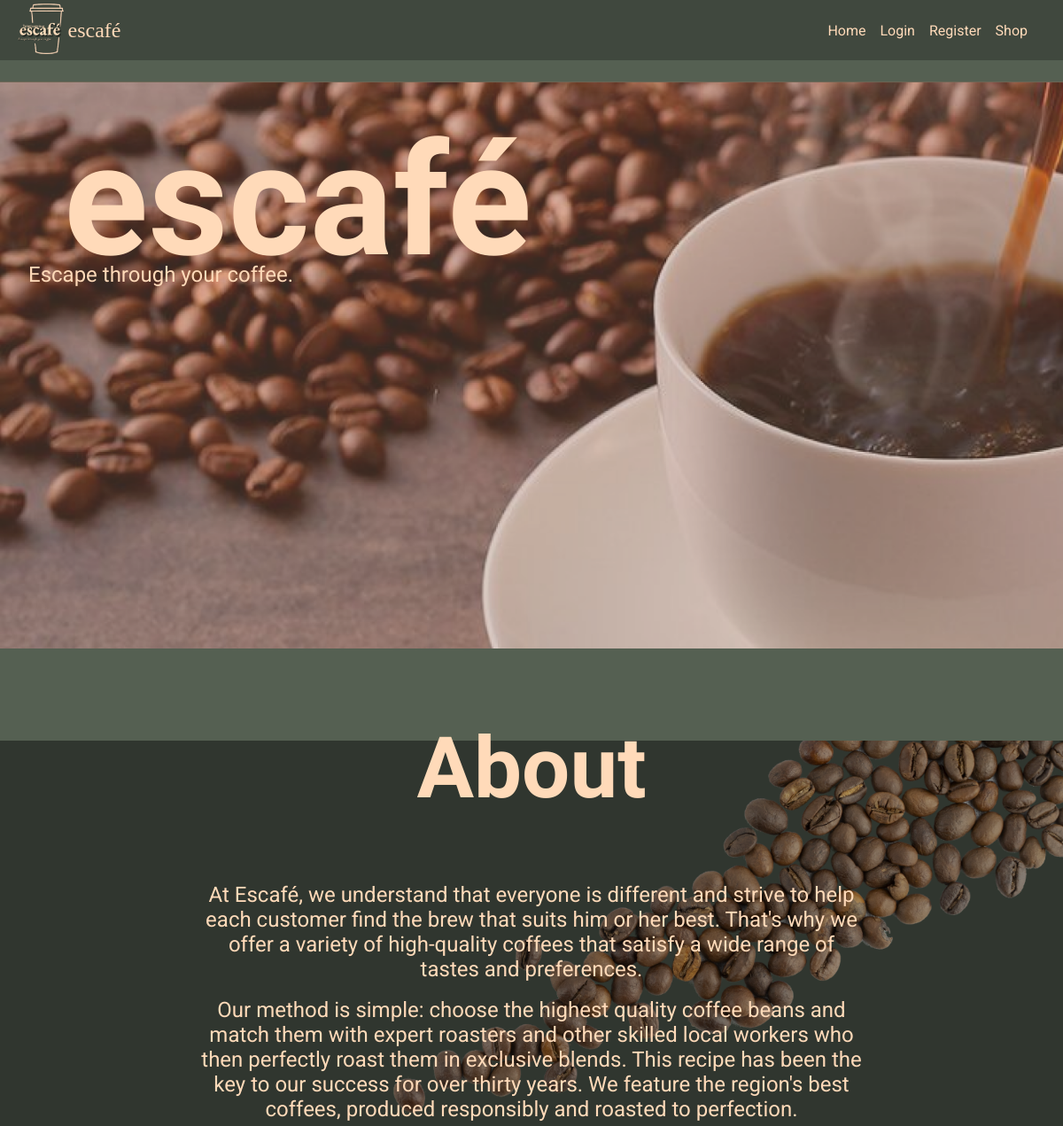
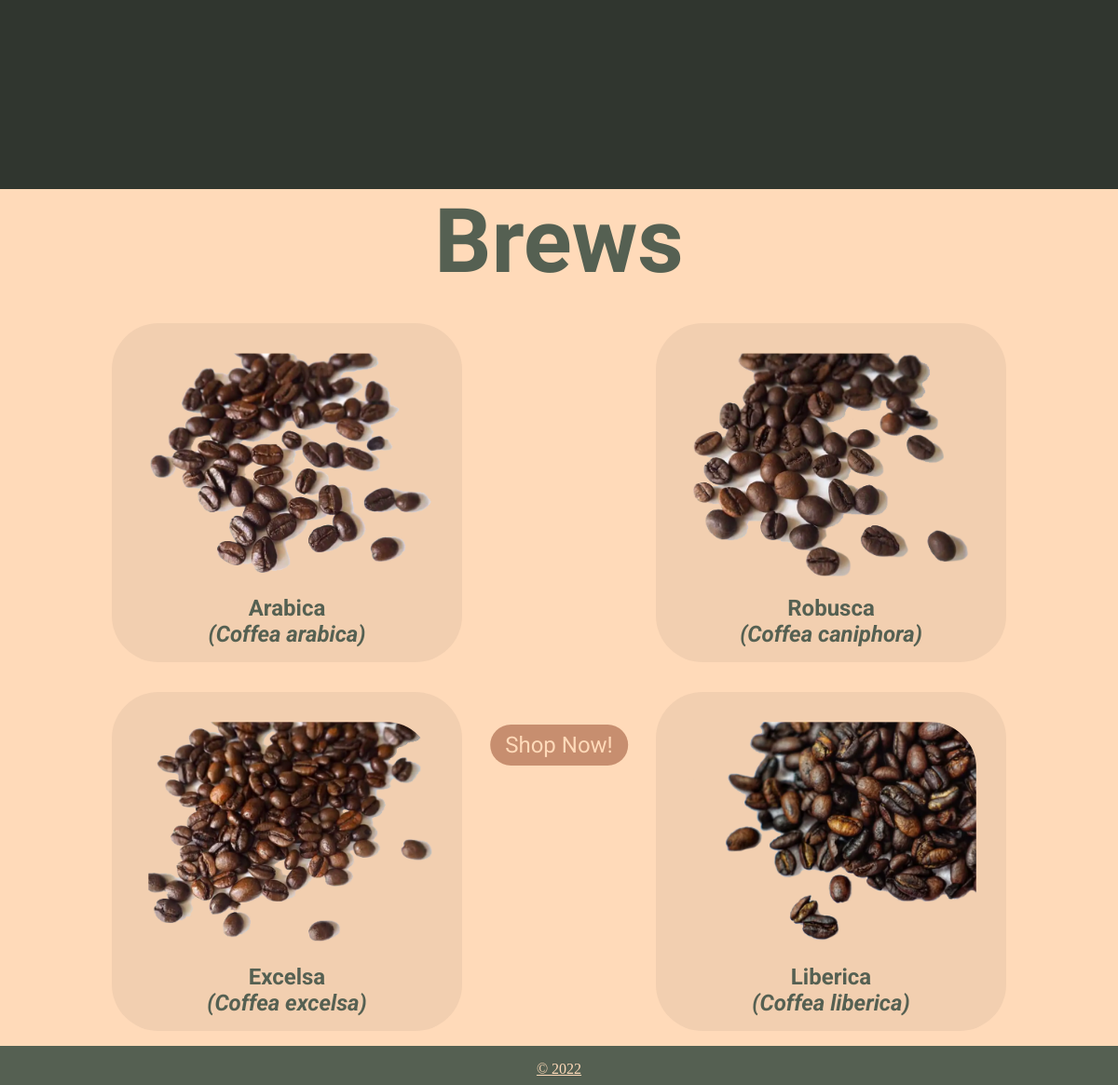
The page /pages/index.php on the database its author committed (2 pictures, top to bottom).
### tables this page shows
CREATE TABLE `sitesettings` (
  `siteName` varchar(100) NOT NULL,
  `siteLogo` varchar(255) NOT NULL,
  `balance` double NOT NULL
);

### connect/config.php (called while the page is built, shortened)
<?php
     $pdo = new PDO('mysql:host=localhost;port=3306;dbname=escafe','root','');
     $pdo->setAttribute(PDO::ATTR_DEFAULT_FETCH_MODE, PDO::FETCH_ASSOC);
     $pdo -> setAttribute(PDO::ATTR_ERRMODE, PDO::ERRMODE_EXCEPTION);
     $statement = $pdo -> prepare ("SELECT * FROM sitesettings");
     $statement -> execute([]);
     $site = $statement -> fetch(0);
     $siteName = $site['siteName'];
     $siteLogo = $site['siteLogo'];
?>

### pages/index.php (the view, shortened to what this page needs)
<!DOCTYPE html>
<html lang="en">
<head>
    <link rel="stylesheet" href="../css/index.css">
</head>
<body>
    <?php include './user-header.php' ?>
    <main>
        <div class="hero">
            <div class="backdrop">
                <div class="hero-content">
                    <h1><?php echo $siteName; ?></h1>
                    <p>Escape through your coffee.</p>
                    <a href="./shop.php">Shop Now!</a>
                </div>
            </div>
        </div>
        <div class="about">
            <div class="about-backdrop">
                <div class="about-title">
                    <h1>About</h1>
                </div>
                <div class="about-content">
                    <p>At Escafé, we understand that everyone is different and strive to help each customer find the brew that suits him or her best. That&apos;s why we offer a variety of high-quality coffees that satisfy a wide range of tastes and preferences.</p>
                    <br>
                    <p>Our method is simple: choose the highest  quality coffee beans and match them with expert roasters and other skilled local workers who then perfectly roast them in exclusive blends.
                        This recipe has been the key to our success for over thirty years. We feature the region&apos;s best coffees, produced responsibly and roasted to perfection.</p>
                </div>
            </div>
        </div>
        <div class="brews">
            <h1>Brews</h1>
            <div class="brews-contents">
                <div class="coffee">
                    <div class="coffee-img">
                        <img src="../img/index/arabica.png" alt="arabica">
                    </div>
                    <div class="coffee-name">
                        <p class="name">Arabica</p>
                        <p class="latin">(Coffea arabica)</p>
                    </div>
                </div>
                <div class="coffee">
                    <div class="coffee-img">
                        <img src="../img/index/robusca.png" alt="robusca">
                    </div>
                    <div class="coffee-name">
                        <p class="name">Robusca</p>
                        <p class="latin">(Coffea caniphora)</p>
                    </div>
                </div>
                <div class="coffee">
                    <div class="coffee-img">
                        <img src="../img/index/exelsa.png" alt="exelsa">
                    </div>
                    <div class="coffee-name">
                        <p class="name">Excelsa</p>
                        <p class="latin">(Coffea excelsa)</p>
                    </div>
                </div>
                <div class="coffee">
                    <div class="coffee-img">
                        <img src="../img/index/liberica.png" alt="liberica">
                    </div>
                    <div class="coffee-name">
                        <p class="name">Liberica</p>
                        <p class="latin">(Coffea liberica)</p>
                    </div>
                </div>
            </div>
        </div>
    </main>
    <?php include "./footer.php"; ?>
</body>
</html>

### pages/user-header.php
<?php
    include '../connect/config.php';
    $profilePic = $_SESSION['profilePic'] ?? null;
?>
<header>
    <div class="logo-name">
        <div class="logo-head"><img src='<?php echo $siteLogo ?>' alt="logo"></div>
        <div class="name-head"><p><?php echo $siteName ?><p></div>
    </div>
    <nav>
        <?php if (isset($_SESSION['username'])): ?>
            <ul>
                <li><a href="./index.php">Home</a></li>
                <li><a href="./shop.php">Shop</a></li>
                <li><a href="./cart.php">Cart</a></li>
                <li><a href="./order-history.php">Orders</a></li>
                <li><a href="./user-profile.php">Profile</a></li>
            </ul>
            <div class="user">
                <div class="user-text">
                    <p>Hi, <?php echo $_SESSION['username'] ?> </p>
                    <a href="../connect/logout.php">Logout</a>
                </div>
                <div class="user-image">
                    <img src='<?php
                                    if($profilePic != null)
                                        echo '../connect/'.$profilePic;
                                    else
                                        echo '../img/users/blank.png';
                              ?>' alt="Profile Pic">
                </div>
            </div>
        <?php else: ?>
            <ul>
                <li><a href="./index.php">Home</a></li>
                <li><a href="./login.php">Login</a></li>
                <li><a href="./register.php">Register</a></li>
                <li><a href="./shop.php">Shop</a></li>
            </ul>
        <?php endif; ?>
    </nav>
</header>

### css/index.css (style rules this page uses)
:root { --main-color: #556052; --text-color: #FFDAB9; --dark-box: rgba(0,0,0,0.25); }
* { color: var(--text-color); padding: 0; margin: 0; }
body { background-color: var(--main-color); }
header { display: flex; flex-direction: row; width: 100%; background: var(--dark-box); background-size: cover; }
header .logo-name { display: flex; margin-left: 1rem; }
header .logo-name .logo-head img { height: 4rem; }
header .logo-name .name-head { flex-direction: column; align-self: center; font-size: 1.5rem; }
header nav { margin-left: auto; margin-right: 1rem; display: flex; align-content: center; }
header nav ul { display: flex; list-style-type: none; margin-right: 1rem; }
header nav ul li { padding: .5rem; align-self: center; }
header nav ul li a { font-family: 'Roboto', sans-serif; text-decoration: none; }
main { margin-top: 1.5rem; }
main .hero { background-image: url("../img/index/hero.png"); background-repeat: no-repeat; background-size: cover; height: 80vh; }
main .hero .backdrop .hero-content { padding: 2rem; }
main .hero .backdrop { background-color: rgba(150, 112, 91, 0.37); height: 80vh; }
main .hero .backdrop .hero-content h1 { font-family: 'Satisfy', cursive; padding-left: 2.5rem; font-size: 11rem; }
main .hero .backdrop .hero-content p { font-family: 'Poor Story', cursive; font-size: 1.5rem; transform: translate(0, -120%); }
main .hero .backdrop .hero-content a { font-family: 'Roboto', sans-serif; font-size: 1.5rem; background-color: rgba(143, 68, 38, 0.5); padding: .5rem 1rem; border-radius: 82px; text-decoration: none; position: absolute; top: 85%; left: 50%; transform: translate(-50%, -50%); }
main .about { margin-top: 6.5rem; background-image: url("../img/index/beans.png"); background-repeat: no-repeat; background-color: var(--dark-box); background-size: contain; background-position: top right; }
main .about .about-backdrop { padding: 10rem 14rem 13rem 14rem; position: relative; background-color: var(--dark-box); }
main .about .about-backdrop .about-title h1 { font-family: 'Satisfy', cursive; font-size: 6rem; position: absolute; left: 50%; transform: translate(-50%, -165%); }
main .about .about-backdrop .about-content p { font-family: 'Roboto', sans-serif; text-align: center; font-size: 1.5rem; }
main .brews { background-color: #FFDAB9; }
main .brews .brews-contents { display: flex; flex-wrap: wrap; justify-content:space-around; margin: 1rem; }
main .brews h1, main .brews .brews-contents .coffee .coffee-name p { color: #556052; }
main .brews h1 { display: block; text-align: center; font-family: 'Satisfy', cursive; font-size: 6rem; }
main .brews .brews-contents .coffee { background-color: rgba(184, 158, 136, 0.19); border-radius: 50px; padding: 1rem; margin: 1rem; }
main .brews .brews-contents .coffee .coffee-img img { height: 30vh; border-radius: 50px; margin: 1rem; }
main .brews .brews-contents .coffee .coffee-name .name, main .brews .brews-contents .coffee .coffee-name .latin { font-family: 'Roboto', sans-serif; text-align: center; font-size: 1.5rem; font-weight: bold; }
main .brews .brews-contents .coffee .coffee-name .latin { font-style: italic; }

### rows shown on the page
sitesettings: siteLogo (picture), siteName "escafé"
